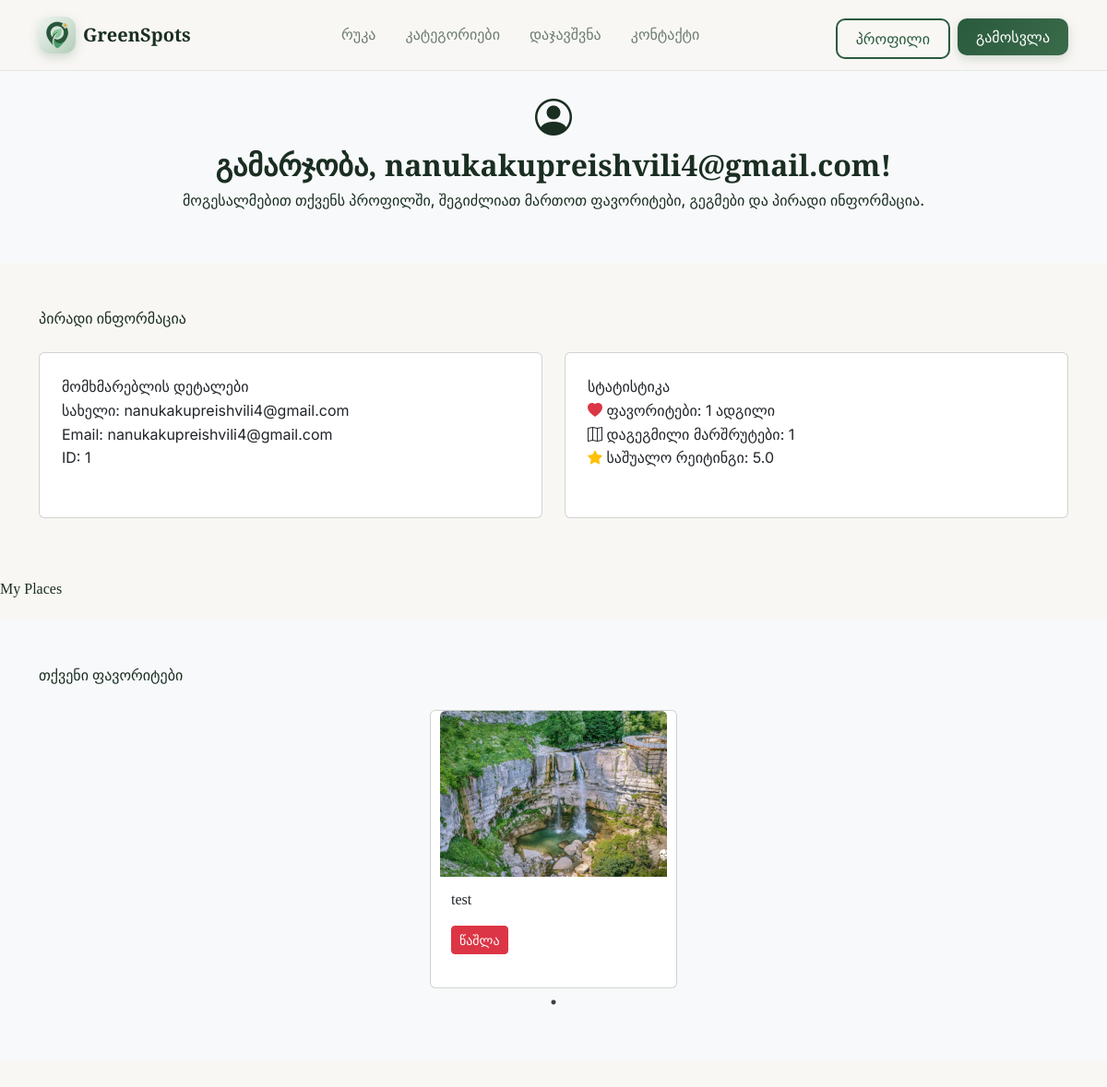
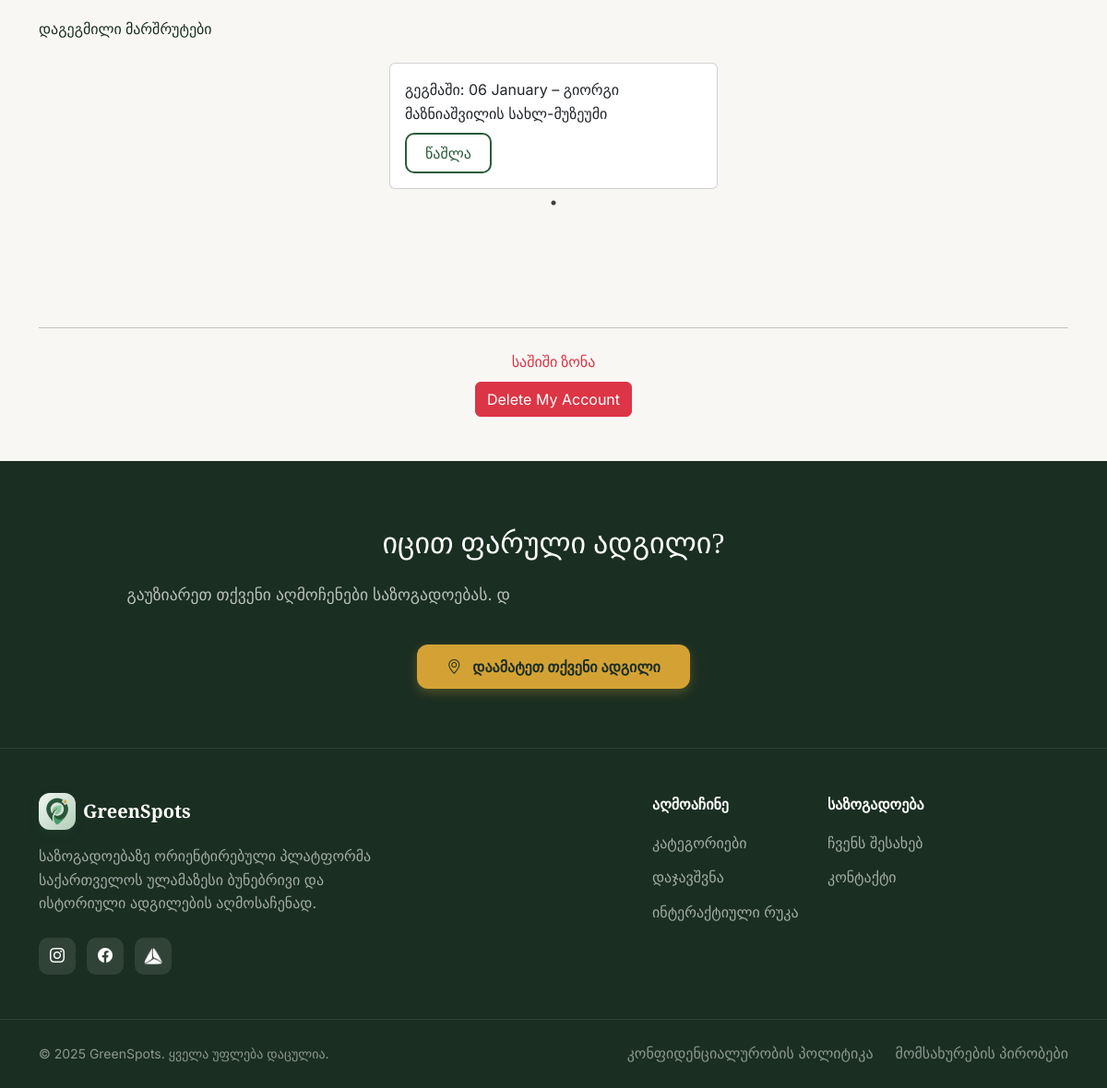
The app's page /profile (signed in) with its own data (2 pictures, top to bottom).
### models.py (models this page shows, shortened)
class User(UserMixin, db.Model):
    id = db.Column(db.Integer, primary_key=True)
    username = db.Column(db.String(100), unique=True, nullable=False)
    email = db.Column(db.String(120), unique=True, nullable=False)
    password_hash = db.Column(db.String(200), nullable=False)
    favorites = db.relationship(
        'Place',
        secondary=favorites_table,
        lazy='select',  # Changed from default
        backref=db.backref('favorited_by', lazy='select')
    )
    role = db.Column(db.String(50), default="user")
    is_admin = db.Column(db.Boolean, default=False)
    def calculate_avg_rating(self):
        if not self.favorites:
            return 0
        total_ratings = []
        for place in self.favorites:
            if place.ratings:
                avg = sum(r.stars for r in place.ratings) / len(place.ratings)
                total_ratings.append(avg)
        return round(sum(total_ratings) / len(total_ratings), 1) if total_ratings else 0

class Place(db.Model):
    id = db.Column(db.Integer, primary_key=True)
    name = db.Column(db.String(150), nullable=False)
    description = db.Column(db.Text, nullable=False)
    category = db.Column(db.String(50), nullable=False)
    region = db.Column(db.String(50))
    image = db.Column(db.String(200))
    latitude = db.Column(db.Float, nullable=True)
    longitude = db.Column(db.Float, nullable=True)
    rating = db.Column(db.Float)
    user_id = db.Column(db.Integer, db.ForeignKey('user.id'), nullable=True)
    ratings = db.relationship('Rating', backref='place', lazy=True)

class PlannedRoute(db.Model):
    id = db.Column(db.Integer, primary_key=True)
    user_id = db.Column(db.Integer, db.ForeignKey('user.id'))
    place_id = db.Column(db.Integer, db.ForeignKey('place.id'))
    date = db.Column(db.Date, nullable=False)
    user = db.relationship('User', backref='routes')
    place = db.relationship('Place', backref='planned_routes')

### app.py (the view)
@app.route("/profile")
@login_required
def profile():
    favorites = current_user.favorites
    planned_routes = PlannedRoute.query.filter_by(user_id=current_user.id).all()
    my_places = Place.query.filter_by(user_id=current_user.id).all()
    avg_rating = current_user.calculate_avg_rating()
    return render_template(
        "profile.html",
        favorites=favorites,
        planned_routes=planned_routes,
        my_places=my_places,
        avg_rating=avg_rating
    )

### app.py (called while the page is built)
@login_manager.user_loader
def load_user(user_id):
    return User.query.get(int(user_id))

### templates/profile.html (shortened to what this page needs)
{% extends "base.html" %}
{% block css %}
<link rel="stylesheet" href="{{ url_for('static', filename='css/reset.css') }}">
<link rel="stylesheet" href="{{ url_for('static', filename='css/index.css') }}">
<link rel="stylesheet" href="{{ url_for('static', filename='css/dashboard.css') }}">
<link rel="stylesheet" href="{{ url_for('static', filename='css/profile.css') }}">
<link rel="stylesheet" href="https://cdn.jsdelivr.net/npm/slick-carousel@1.8.1/slick/slick.css"/>
<link rel="stylesheet" href="https://cdn.jsdelivr.net/npm/slick-carousel@1.8.1/slick/slick-theme.css"/>
{% endblock %}
{% block content %}
<section class="profile-header py-5 mt-5 text-center bg-light">
    <div class="container">
        <i class="bi bi-person-circle fs-1 mb-3"></i>
        <h1 class="hero-title">გამარჯობა, {{ current_user.username }}!</h1>
        <p class="hero-slogan-georgian">მოგესალმებით თქვენს პროფილში, შეგიძლიათ მართოთ ფავორიტები, გეგმები და პირადი ინფორმაცია.</p>
    </div>
</section>
<section class="profile-details py-5">
    <div class="container">
        <h2 class="mb-4">პირადი ინფორმაცია</h2>
        <div class="row g-4">
            <div class="col-md-6">
                <div class="card p-4 h-100">
                    <h5>მომხმარებლის დეტალები</h5>
                    <p><strong>სახელი:</strong> {{ current_user.username }}</p>
                    <p><strong>Email:</strong> {{ current_user.email }}</p>
                    <p><strong>ID:</strong> {{ current_user.id }}</p>
                </div>
            </div>
            <div class="col-md-6">
                <div class="card p-4 h-100">
                    <h5>სტატისტიკა</h5>
                    <p><i class="bi bi-heart-fill text-danger"></i> ფავორიტები: {{ favorites|length }} ადგილი</p>
                    <p><i class="bi bi-map"></i> დაგეგმილი მარშრუტები: {{ planned_routes|length }}</p>
                    <p><i class="bi bi-star-fill text-warning"></i> საშუალო რეიტინგი: {{ avg_rating }}</p>
                </div>
            </div>
        </div>
    </div>
</section>
<section>
    <h3>My Places</h3>
</section>
<section class="profile-favorites py-5 bg-light">
    <div class="container">
        <h2 class="mb-4">თქვენი ფავორიტები</h2>
        <div class="favorites-slider">
            {% for place in favorites %}
            <div class="card h-100 mx-2" id="favorite-{{ place.id }}">
                <img src="{{ url_for('static', filename='uploads/' ~ place.image) }}" class="card-img-top" alt="{{ place.name }}">
                <div class="card-body">
                    <h5 class="card-title">{{ place.name }}</h5>
                    <form method="POST" action="{{ url_for('toggle_favorite', place_id=place.id) }}" style="display: inline;">
                        <button type="submit" class="btn btn-danger btn-sm mt-2">
                            წაშლა
                        </button>
                    </form>
                </div>
            </div>
            {% endfor %}
        </div>
    </div>
</section>
<section class="profile-routes py-5">
    <div class="container">
        <h2 class="mb-4">დაგეგმილი მარშრუტები</h2>
        <div class="routes-slider">
            {% for route in current_user.routes %}
              <div class="card p-3 h-100 mx-2">
                  <p>გეგმაში: {{ route.date.strftime('%d %B') }} – {{ route.place.name }}</p>
                  <form action="{{ url_for('delete_route', route_id=route.id) }}" method="POST" onsubmit="return confirm('გსურთ წაშლა?');">
                      <button type="submit" class="btn btn-outline-green">წაშლა</button>
                  </form>
              </div>
            {% endfor %}
        </div>
    </div>
</section>
<section class="py-5">
    <div class="container text-center">
        <hr class="my-4">
        <h4 class="text-danger">საშიში ზონა</h4>
        <form action="{{ url_for('auth_bp.delete_account') }}" method="POST"
              onsubmit="return confirm('This will permanently delete your account. Are you sure?');">
            <button type="submit" class="btn btn-danger">
                Delete My Account
            </button>
        </form>
    </div>
</section>
{% endblock %}

### static/css/index.css (style rules this page uses)
:root { --forest-50: #f0f5f2; --forest-100: #d9e6de; --forest-200: #b3cdb8; --forest-300: #6b9b7a; --forest-400: #4a7d5a; --forest-500: #3a6b4a; --forest-600: #2a5a3d; --forest-700: #234a33; --forest-800: #1c3a28; --forest-900: #152a1e; --sand-50: #fdfcfa; --sand-100: #f7f4ef; --sand-200: #ede7db; --sand-300: #d9cfbc; --sand-400: #c9a855; --sand-500: #d4a234; --background: #f9f7f4; --foreground: #1a2e22; --muted: #6b7c72; --accent: #d4a234; }
html { scroll-behavior: smooth; }
* { margin: 0; padding: 0; box-sizing: border-box; }
body { font-family: "ALK life", 'Inter', sans-serif; background-color: var(--background); color: var(--foreground); line-height: 1.6; }
h1, h2, h3, h4, h5, h6 { font-family: 'Playfair Display', "ALK life", serif; }
.btn-outline-green { background: transparent; border: 2px solid var(--forest-600); color: var(--forest-600); padding: 0.5rem 1.25rem; border-radius: 10px; font-weight: 500; transition: all 0.3s ease; }
.hero-title { font-size: 4rem; font-weight: 700; margin-bottom: 1rem; animation: fadeUp 0.6s ease-out 0.1s forwards; opacity: 0; }
.hero-slogan-georgian { font-size: 1.5rem; font-weight: 500; margin-bottom: 0.5rem; opacity: 0.9; animation: fadeUp 0.6s ease-out 0.2s forwards; opacity: 0; }
img { max-width: 100%; height: auto; }
body { overflow-x: hidden; }

### static/css/dashboard.css (style rules this page uses)
body { font-family: "ALK life", 'Inter', sans-serif; margin: 0; padding: 0; }
html { scroll-behavior: smooth; }
.card-img-top { width: 100%; height: 200px; object-fit: cover; object-position: center; border-radius: 6px 6px 0 0; }
.card-body { min-height: 120px; padding: 0.75rem; }
.card.h-100 { display: flex; flex-direction: column; }
.card.h-100 .card-body { flex-grow: 1; }
.favorites-slider .slick-slide { padding: 0 10px; }
.favorites-slider { margin: 0 -10px; }
.favorites-slider .card { height: 100%; }

### static/css/profile.css (style rules this page uses)
body { font-family: "ALK life", 'Inter', sans-serif; margin: 0; padding: 0; }
html { scroll-behavior: smooth; }
.profile-header { padding: 3rem 1rem; text-align: center; }
.profile-header i.bi-person-circle { font-size: 3rem; margin-bottom: 0.5rem; }
.profile-header h1.hero-title { margin-bottom: 0.5rem; line-height: 1.2; font-size: 2rem; }
.profile-header p.hero-slogan-georgian { font-size: 1rem; line-height: 1.4; }
.profile-details .card { padding: 1rem; min-height: 180px; }
.profile-details h2 { margin-bottom: 1.5rem; }
.profile-favorites .card-img-top { width: 100%; height: 180px; object-fit: cover; object-position: center; }
.profile-favorites h2 { margin-bottom: 1.5rem; }
.profile-routes .card { padding: 1rem; }
.profile-routes h2 { margin-bottom: 1.5rem; }
.row.g-4 > [class*="col-"] { margin-bottom: 1rem; }
.btn { margin-top: 0.5rem; }

### records on screen
User: username "nanukakupreishvili4@gmail.com", email "nanukakupreishvili4@gmail.com", id "1"
Place: image+name (picture), name "test"
PlannedRoute: date "06 January", place.name "გიორგი მაზნიაშვილის სახლ-მუზეუმი"

### other values on screen
{{ favorites|length }} "1"
{{ planned_routes|length }} "1"
{{ avg_rating }} "5.0"
